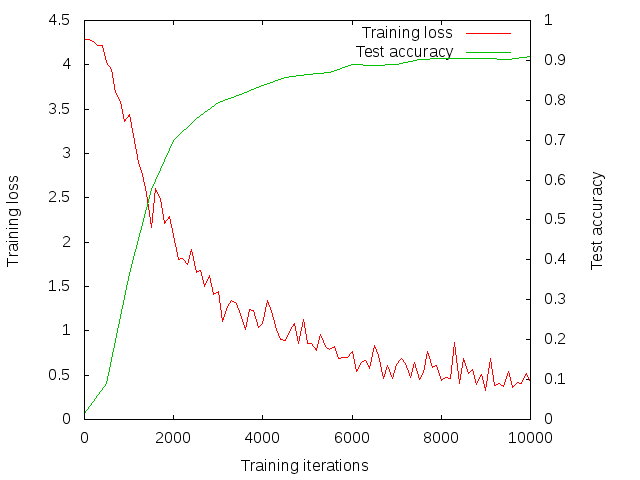

This figure's gnuplot source:
reset
set terminal png
set output "result.png"
set style data lines
set key right

set ytics nomirror
set y2tics

set xlabel "Training iterations"
set ylabel "Training loss"
set y2label "Test accuracy"
plot "result.train" using 1:3 title "Training loss","result.test" using 1:3 title "Test accuracy" axes x1y2

